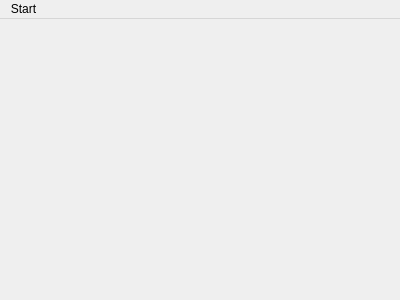
<?xml version="1.0" encoding="UTF-8"?>
<ui version="4.0">
 <class>MainScene</class>
 <widget class="QMainWindow" name="MainScene">
  <property name="geometry">
   <rect>
    <x>0</x>
    <y>0</y>
    <width>400</width>
    <height>300</height>
   </rect>
  </property>
  <property name="windowTitle">
   <string>MainScene</string>
  </property>
  <widget class="QWidget" name="centralWidget"/>
  <widget class="QMenuBar" name="menuBar">
   <property name="geometry">
    <rect>
     <x>0</x>
     <y>0</y>
     <width>400</width>
     <height>26</height>
    </rect>
   </property>
   <widget class="QMenu" name="menuStart">
    <property name="title">
     <string>Start</string>
    </property>
    <addaction name="actionQuit"/>
   </widget>
   <addaction name="menuStart"/>
  </widget>
  <action name="actionQuit">
   <property name="text">
    <string>Quit</string>
   </property>
  </action>
 </widget>
 <layoutdefault spacing="6" margin="11"/>
 <resources/>
 <connections/>
</ui>
